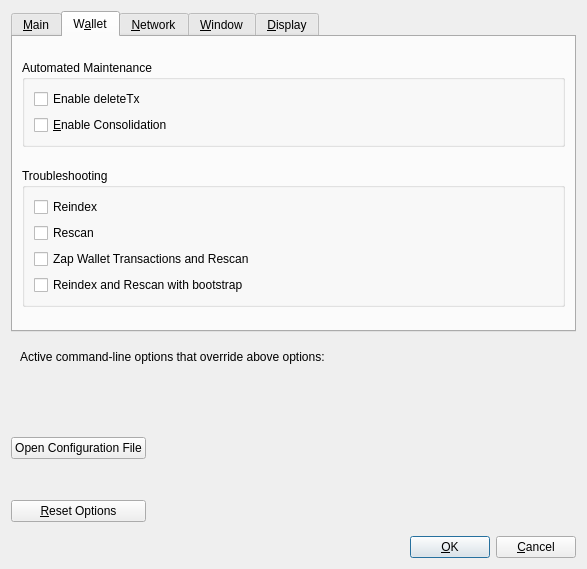
<?xml version="1.0" encoding="UTF-8"?>
<ui version="4.0">
 <class>OptionsDialog</class>
 <widget class="QDialog" name="OptionsDialog">
  <property name="geometry">
   <rect>
    <x>0</x>
    <y>0</y>
    <width>587</width>
    <height>569</height>
   </rect>
  </property>
  <property name="windowTitle">
   <string>Options</string>
  </property>
  <property name="modal">
   <bool>true</bool>
  </property>
  <layout class="QVBoxLayout" name="verticalLayout">
   <item>
    <widget class="QTabWidget" name="tabWidget">
     <property name="currentIndex">
      <number>1</number>
     </property>
     <widget class="QWidget" name="tabMain">
      <attribute name="title">
       <string>&amp;Main</string>
      </attribute>
      <layout class="QVBoxLayout" name="verticalLayout_Main">
       <item>
        <widget class="QCheckBox" name="komodoAtStartup">
         <property name="toolTip">
          <string>Automatically start %1 after logging in to the system.</string>
         </property>
         <property name="text">
          <string>&amp;Start %1 on system login</string>
         </property>
        </widget>
       </item>
       <item>
        <layout class="QHBoxLayout" name="horizontalLayout_2_Main">
         <item>
          <widget class="QLabel" name="databaseCacheLabel">
           <property name="text">
            <string>Size of &amp;database cache</string>
           </property>
           <property name="textFormat">
            <enum>Qt::PlainText</enum>
           </property>
           <property name="buddy">
            <cstring>databaseCache</cstring>
           </property>
          </widget>
         </item>
         <item>
          <widget class="QSpinBox" name="databaseCache"/>
         </item>
         <item>
          <widget class="QLabel" name="databaseCacheUnitLabel">
           <property name="text">
            <string>MB</string>
           </property>
           <property name="textFormat">
            <enum>Qt::PlainText</enum>
           </property>
          </widget>
         </item>
         <item>
          <spacer name="horizontalSpacer_2_Main">
           <property name="orientation">
            <enum>Qt::Horizontal</enum>
           </property>
           <property name="sizeHint" stdset="0">
            <size>
             <width>40</width>
             <height>20</height>
            </size>
           </property>
          </spacer>
         </item>
        </layout>
       </item>
       <item>
        <layout class="QHBoxLayout" name="horizontalLayout_3_Main">
         <item>
          <widget class="QLabel" name="threadsScriptVerifLabel">
           <property name="text">
            <string>Number of script &amp;verification threads</string>
           </property>
           <property name="textFormat">
            <enum>Qt::PlainText</enum>
           </property>
           <property name="buddy">
            <cstring>threadsScriptVerif</cstring>
           </property>
          </widget>
         </item>
         <item>
          <widget class="QSpinBox" name="threadsScriptVerif">
           <property name="toolTip">
            <string>(0 = auto, &lt;0 = leave that many cores free)</string>
           </property>
          </widget>
         </item>
         <item>
          <spacer name="horizontalSpacer_3_Main">
           <property name="orientation">
            <enum>Qt::Horizontal</enum>
           </property>
           <property name="sizeHint" stdset="0">
            <size>
             <width>40</width>
             <height>20</height>
            </size>
           </property>
          </spacer>
         </item>
        </layout>
       </item>
       <item>
        <spacer name="verticalSpacer_Main">
         <property name="orientation">
          <enum>Qt::Vertical</enum>
         </property>
         <property name="sizeHint" stdset="0">
          <size>
           <width>20</width>
           <height>40</height>
          </size>
         </property>
        </spacer>
       </item>
      </layout>
     </widget>
     <widget class="QWidget" name="tabWallet">
      <attribute name="title">
       <string>W&amp;allet</string>
      </attribute>
      <layout class="QVBoxLayout" name="verticalLayout_5">
       <item>
        <spacer name="verticalSpacer_3">
         <property name="orientation">
          <enum>Qt::Vertical</enum>
         </property>
         <property name="sizeHint" stdset="0">
          <size>
           <width>20</width>
           <height>14</height>
          </size>
         </property>
        </spacer>
       </item>
       <item>
        <widget class="QGroupBox" name="groupBox">
         <property name="title">
          <string>Automated Maintenance</string>
         </property>
         <layout class="QVBoxLayout" name="verticalLayout_2">
          <item>
           <widget class="QCheckBox" name="enableDeleteTx">
            <property name="toolTip">
             <string>Enable or Disable DeleteTx</string>
            </property>
            <property name="text">
             <string>Enable deleteTx</string>
            </property>
           </widget>
          </item>
          <item>
           <widget class="QCheckBox" name="saplingConsolidationEnabled">
            <property name="toolTip">
             <string>Enable automatic creation of consolidation transactions to reduce walle size and number of active notes.</string>
            </property>
            <property name="text">
             <string>&amp;Enable Consolidation</string>
            </property>
           </widget>
          </item>
         </layout>
        </widget>
       </item>
       <item>
        <spacer name="verticalSpacer_2">
         <property name="orientation">
          <enum>Qt::Vertical</enum>
         </property>
         <property name="sizeHint" stdset="0">
          <size>
           <width>20</width>
           <height>13</height>
          </size>
         </property>
        </spacer>
       </item>
       <item>
        <widget class="QGroupBox" name="groupBox_2">
         <property name="title">
          <string>Troubleshooting</string>
         </property>
         <layout class="QVBoxLayout" name="verticalLayout_3">
          <item>
           <widget class="QCheckBox" name="chkReindex">
            <property name="toolTip">
             <string>Reindex on restart</string>
            </property>
            <property name="text">
             <string>Reindex</string>
            </property>
           </widget>
          </item>
          <item>
           <widget class="QCheckBox" name="chkRescan">
            <property name="toolTip">
             <string>Rescan the blockchain for missing transactions.</string>
            </property>
            <property name="text">
             <string>Rescan</string>
            </property>
           </widget>
          </item>
          <item>
           <widget class="QCheckBox" name="chkZapWalletTxes">
            <property name="toolTip">
             <string>Remove all wallet transaction and rescan the blockchain for all transactions.</string>
            </property>
            <property name="text">
             <string>Zap Wallet Transactions and Rescan</string>
            </property>
           </widget>
          </item>
          <item>
           <widget class="QCheckBox" name="chkBootstrap">
            <property name="toolTip">
             <string>Reset wallet data using the downloadable bootstrap.</string>
            </property>
            <property name="text">
             <string>Reindex and Rescan with bootstrap</string>
            </property>
           </widget>
          </item>
         </layout>
        </widget>
       </item>
       <item>
        <spacer name="verticalSpacer_4">
         <property name="orientation">
          <enum>Qt::Vertical</enum>
         </property>
         <property name="sizeHint" stdset="0">
          <size>
           <width>20</width>
           <height>14</height>
          </size>
         </property>
        </spacer>
       </item>
      </layout>
     </widget>
     <widget class="QWidget" name="tabNetwork">
      <attribute name="title">
       <string>&amp;Network</string>
      </attribute>
      <layout class="QVBoxLayout" name="verticalLayout_Network">
       <item>
        <widget class="QCheckBox" name="mapPortUpnp">
         <property name="toolTip">
          <string>Automatically open the Pirate client port on the router. This only works when your router supports UPnP and it is enabled.</string>
         </property>
         <property name="text">
          <string>Map port using &amp;UPnP</string>
         </property>
        </widget>
       </item>
       <item>
        <widget class="QCheckBox" name="allowIncoming">
         <property name="toolTip">
          <string>Accept connections from outside.</string>
         </property>
         <property name="text">
          <string>Allow incomin&amp;g connections</string>
         </property>
        </widget>
       </item>
       <item>
        <widget class="QCheckBox" name="connectSocks">
         <property name="toolTip">
          <string>Connect to the Pirate network through a SOCKS5 proxy.</string>
         </property>
         <property name="text">
          <string>&amp;Connect through SOCKS5 proxy (default proxy):</string>
         </property>
        </widget>
       </item>
       <item>
        <layout class="QHBoxLayout" name="horizontalLayout_1_Network">
         <item>
          <widget class="QLabel" name="proxyIpLabel">
           <property name="text">
            <string>Proxy &amp;IP:</string>
           </property>
           <property name="textFormat">
            <enum>Qt::PlainText</enum>
           </property>
           <property name="buddy">
            <cstring>proxyIp</cstring>
           </property>
          </widget>
         </item>
         <item>
          <widget class="QValidatedLineEdit" name="proxyIp">
           <property name="minimumSize">
            <size>
             <width>140</width>
             <height>0</height>
            </size>
           </property>
           <property name="maximumSize">
            <size>
             <width>140</width>
             <height>16777215</height>
            </size>
           </property>
           <property name="toolTip">
            <string>IP address of the proxy (e.g. IPv4: 127.0.0.1 / IPv6: ::1)</string>
           </property>
          </widget>
         </item>
         <item>
          <widget class="QLabel" name="proxyPortLabel">
           <property name="text">
            <string>&amp;Port:</string>
           </property>
           <property name="textFormat">
            <enum>Qt::PlainText</enum>
           </property>
           <property name="buddy">
            <cstring>proxyPort</cstring>
           </property>
          </widget>
         </item>
         <item>
          <widget class="QLineEdit" name="proxyPort">
           <property name="minimumSize">
            <size>
             <width>55</width>
             <height>0</height>
            </size>
           </property>
           <property name="maximumSize">
            <size>
             <width>55</width>
             <height>16777215</height>
            </size>
           </property>
           <property name="toolTip">
            <string>Port of the proxy (e.g. 9050)</string>
           </property>
          </widget>
         </item>
         <item>
          <spacer name="horizontalSpacer_1_Network">
           <property name="orientation">
            <enum>Qt::Horizontal</enum>
           </property>
           <property name="sizeHint" stdset="0">
            <size>
             <width>40</width>
             <height>20</height>
            </size>
           </property>
          </spacer>
         </item>
        </layout>
       </item>
       <item>
        <layout class="QHBoxLayout" name="horizontalLayout_2_Network">
         <item>
          <widget class="QLabel" name="proxyActiveNets">
           <property name="text">
            <string>Used for reaching peers via:</string>
           </property>
           <property name="textFormat">
            <enum>Qt::PlainText</enum>
           </property>
          </widget>
         </item>
         <item>
          <widget class="QCheckBox" name="proxyReachIPv4">
           <property name="enabled">
            <bool>false</bool>
           </property>
           <property name="toolTip">
            <string>Shows if the supplied default SOCKS5 proxy is used to reach peers via this network type.</string>
           </property>
           <property name="text">
            <string/>
           </property>
          </widget>
         </item>
         <item>
          <widget class="QLabel" name="proxyReachIPv4Label">
           <property name="text">
            <string>IPv4</string>
           </property>
           <property name="textFormat">
            <enum>Qt::PlainText</enum>
           </property>
          </widget>
         </item>
         <item>
          <widget class="QCheckBox" name="proxyReachIPv6">
           <property name="enabled">
            <bool>false</bool>
           </property>
           <property name="toolTip">
            <string>Shows if the supplied default SOCKS5 proxy is used to reach peers via this network type.</string>
           </property>
           <property name="text">
            <string/>
           </property>
          </widget>
         </item>
         <item>
          <widget class="QLabel" name="proxyReachIPv6Label">
           <property name="text">
            <string>IPv6</string>
           </property>
           <property name="textFormat">
            <enum>Qt::PlainText</enum>
           </property>
          </widget>
         </item>
         <item>
          <widget class="QCheckBox" name="proxyReachTor">
           <property name="enabled">
            <bool>false</bool>
           </property>
           <property name="toolTip">
            <string>Shows if the supplied default SOCKS5 proxy is used to reach peers via this network type.</string>
           </property>
           <property name="text">
            <string/>
           </property>
          </widget>
         </item>
         <item>
          <widget class="QLabel" name="proxyReachTorLabel">
           <property name="text">
            <string>Tor</string>
           </property>
           <property name="textFormat">
            <enum>Qt::PlainText</enum>
           </property>
          </widget>
         </item>
         <item>
          <spacer name="horizontalSpacer_2_Network">
           <property name="orientation">
            <enum>Qt::Horizontal</enum>
           </property>
           <property name="sizeHint" stdset="0">
            <size>
             <width>40</width>
             <height>20</height>
            </size>
           </property>
          </spacer>
         </item>
        </layout>
       </item>
       <item>
        <widget class="QCheckBox" name="connectSocksTor">
         <property name="toolTip">
          <string>Connect to the Pirate network through a separate SOCKS5 proxy for Tor hidden services.</string>
         </property>
         <property name="text">
          <string>Use separate SOCKS&amp;5 proxy to reach peers via Tor hidden services:</string>
         </property>
        </widget>
       </item>
       <item>
        <layout class="QHBoxLayout" name="horizontalLayout_3_Network">
         <item>
          <widget class="QLabel" name="proxyIpTorLabel">
           <property name="text">
            <string>Proxy &amp;IP:</string>
           </property>
           <property name="textFormat">
            <enum>Qt::PlainText</enum>
           </property>
           <property name="buddy">
            <cstring>proxyIpTor</cstring>
           </property>
          </widget>
         </item>
         <item>
          <widget class="QValidatedLineEdit" name="proxyIpTor">
           <property name="minimumSize">
            <size>
             <width>140</width>
             <height>0</height>
            </size>
           </property>
           <property name="maximumSize">
            <size>
             <width>140</width>
             <height>16777215</height>
            </size>
           </property>
           <property name="toolTip">
            <string>IP address of the proxy (e.g. IPv4: 127.0.0.1 / IPv6: ::1)</string>
           </property>
          </widget>
         </item>
         <item>
          <widget class="QLabel" name="proxyPortTorLabel">
           <property name="text">
            <string>&amp;Port:</string>
           </property>
           <property name="textFormat">
            <enum>Qt::PlainText</enum>
           </property>
           <property name="buddy">
            <cstring>proxyPortTor</cstring>
           </property>
          </widget>
         </item>
         <item>
          <widget class="QLineEdit" name="proxyPortTor">
           <property name="minimumSize">
            <size>
             <width>55</width>
             <height>0</height>
            </size>
           </property>
           <property name="maximumSize">
            <size>
             <width>55</width>
             <height>16777215</height>
            </size>
           </property>
           <property name="toolTip">
            <string>Port of the proxy (e.g. 9050)</string>
           </property>
          </widget>
         </item>
         <item>
          <spacer name="horizontalSpacer_4_Network">
           <property name="orientation">
            <enum>Qt::Horizontal</enum>
           </property>
           <property name="sizeHint" stdset="0">
            <size>
             <width>40</width>
             <height>20</height>
            </size>
           </property>
          </spacer>
         </item>
        </layout>
       </item>
       <item>
        <spacer name="verticalSpacer_Network">
         <property name="orientation">
          <enum>Qt::Vertical</enum>
         </property>
         <property name="sizeHint" stdset="0">
          <size>
           <width>20</width>
           <height>40</height>
          </size>
         </property>
        </spacer>
       </item>
      </layout>
     </widget>
     <widget class="QWidget" name="tabWindow">
      <attribute name="title">
       <string>&amp;Window</string>
      </attribute>
      <layout class="QVBoxLayout" name="verticalLayout_Window">
       <item>
        <widget class="QCheckBox" name="hideTrayIcon">
         <property name="toolTip">
          <string>Hide the icon from the system tray.</string>
         </property>
         <property name="text">
          <string>&amp;Hide tray icon</string>
         </property>
        </widget>
       </item>
       <item>
        <widget class="QCheckBox" name="minimizeToTray">
         <property name="toolTip">
          <string>Show only a tray icon after minimizing the window.</string>
         </property>
         <property name="text">
          <string>&amp;Minimize to the tray instead of the taskbar</string>
         </property>
        </widget>
       </item>
       <item>
        <widget class="QCheckBox" name="minimizeOnClose">
         <property name="toolTip">
          <string>Minimize instead of exit the application when the window is closed. When this option is enabled, the application will be closed only after selecting Exit in the menu.</string>
         </property>
         <property name="text">
          <string>M&amp;inimize on close</string>
         </property>
        </widget>
       </item>
       <item>
        <spacer name="verticalSpacer_Window">
         <property name="orientation">
          <enum>Qt::Vertical</enum>
         </property>
         <property name="sizeHint" stdset="0">
          <size>
           <width>20</width>
           <height>40</height>
          </size>
         </property>
        </spacer>
       </item>
      </layout>
     </widget>
     <widget class="QWidget" name="tabDisplay">
      <attribute name="title">
       <string>&amp;Display</string>
      </attribute>
      <layout class="QVBoxLayout" name="verticalLayout_Display">
       <item>
        <layout class="QHBoxLayout" name="horizontalLayout_1_Display">
         <item>
          <widget class="QLabel" name="langLabel">
           <property name="text">
            <string>User Interface &amp;language:</string>
           </property>
           <property name="textFormat">
            <enum>Qt::PlainText</enum>
           </property>
           <property name="buddy">
            <cstring>lang</cstring>
           </property>
          </widget>
         </item>
         <item>
          <widget class="QValueComboBox" name="lang">
           <property name="toolTip">
            <string>The user interface language can be set here. This setting will take effect after restarting %1.</string>
           </property>
          </widget>
         </item>
        </layout>
       </item>
       <item>
        <layout class="QHBoxLayout" name="horizontalLayout_2_Display">
         <item>
          <widget class="QLabel" name="unitLabel">
           <property name="text">
            <string>&amp;Unit to show amounts in:</string>
           </property>
           <property name="textFormat">
            <enum>Qt::PlainText</enum>
           </property>
           <property name="buddy">
            <cstring>unit</cstring>
           </property>
          </widget>
         </item>
         <item>
          <widget class="QValueComboBox" name="unit">
           <property name="toolTip">
            <string>Choose the default subdivision unit to show in the interface and when sending coins.</string>
           </property>
          </widget>
         </item>
        </layout>
       </item>
       <item>
        <layout class="QHBoxLayout" name="horizontalLayout_3_Display">
         <item>
          <widget class="QLabel" name="thirdPartyTxUrlsLabel">
           <property name="toolTip">
            <string>Third party URLs (e.g. a block explorer) that appear in the transactions tab as context menu items. %s in the URL is replaced by transaction hash. Multiple URLs are separated by vertical bar |.</string>
           </property>
           <property name="text">
            <string>&amp;Third party transaction URLs</string>
           </property>
           <property name="buddy">
            <cstring>thirdPartyTxUrls</cstring>
           </property>
          </widget>
         </item>
         <item>
          <widget class="QLineEdit" name="thirdPartyTxUrls">
           <property name="toolTip">
            <string>Third party URLs (e.g. a block explorer) that appear in the transactions tab as context menu items. %s in the URL is replaced by transaction hash. Multiple URLs are separated by vertical bar |.</string>
           </property>
          </widget>
         </item>
        </layout>
       </item>
       <item>
        <spacer name="verticalSpacer_Display">
         <property name="orientation">
          <enum>Qt::Vertical</enum>
         </property>
         <property name="sizeHint" stdset="0">
          <size>
           <width>20</width>
           <height>40</height>
          </size>
         </property>
        </spacer>
       </item>
      </layout>
     </widget>
    </widget>
   </item>
   <item>
    <widget class="QFrame" name="frame">
     <layout class="QVBoxLayout" name="verticalLayout_Bottom">
      <item>
       <layout class="QHBoxLayout" name="horizontalLayout_Bottom">
        <item>
         <widget class="QLabel" name="overriddenByCommandLineInfoLabel">
          <property name="text">
           <string>Active command-line options that override above options:</string>
          </property>
          <property name="textFormat">
           <enum>Qt::PlainText</enum>
          </property>
         </widget>
        </item>
        <item>
         <spacer name="horizontalSpacer_Bottom">
          <property name="orientation">
           <enum>Qt::Horizontal</enum>
          </property>
          <property name="sizeHint" stdset="0">
           <size>
            <width>40</width>
            <height>20</height>
           </size>
          </property>
         </spacer>
        </item>
       </layout>
      </item>
      <item>
       <widget class="QLabel" name="overriddenByCommandLineLabel">
        <property name="text">
         <string/>
        </property>
        <property name="textFormat">
         <enum>Qt::PlainText</enum>
        </property>
        <property name="wordWrap">
         <bool>true</bool>
        </property>
       </widget>
      </item>
     </layout>
    </widget>
   </item>
   <item>
    <layout class="QHBoxLayout" name="horizontalLayout_Buttons">
     <item>
      <layout class="QVBoxLayout" name="verticalLayout_Buttons">
       <item>
        <widget class="QPushButton" name="openKomodoConfButton">
         <property name="toolTip">
          <string>Open the %1 configuration file from the working directory.</string>
         </property>
         <property name="text">
          <string>Open Configuration File</string>
         </property>
         <property name="autoDefault">
          <bool>false</bool>
         </property>
        </widget>
       </item>
       <item>
        <widget class="QPushButton" name="resetButton">
         <property name="toolTip">
          <string>Reset all client options to default.</string>
         </property>
         <property name="text">
          <string>&amp;Reset Options</string>
         </property>
         <property name="autoDefault">
          <bool>false</bool>
         </property>
        </widget>
       </item>
      </layout>
     </item>
     <item>
      <spacer name="horizontalSpacer_1">
       <property name="orientation">
        <enum>Qt::Horizontal</enum>
       </property>
       <property name="sizeHint" stdset="0">
        <size>
         <width>40</width>
         <height>48</height>
        </size>
       </property>
      </spacer>
     </item>
     <item>
      <widget class="QLabel" name="statusLabel">
       <property name="minimumSize">
        <size>
         <width>200</width>
         <height>0</height>
        </size>
       </property>
       <property name="font">
        <font>
         <weight>75</weight>
         <bold>true</bold>
        </font>
       </property>
       <property name="text">
        <string/>
       </property>
       <property name="textFormat">
        <enum>Qt::PlainText</enum>
       </property>
       <property name="wordWrap">
        <bool>true</bool>
       </property>
      </widget>
     </item>
     <item>
      <spacer name="horizontalSpacer_2">
       <property name="orientation">
        <enum>Qt::Horizontal</enum>
       </property>
       <property name="sizeHint" stdset="0">
        <size>
         <width>40</width>
         <height>48</height>
        </size>
       </property>
      </spacer>
     </item>
     <item>
      <layout class="QVBoxLayout" name="verticalLayout_4">
       <item>
        <spacer name="verticalSpacer">
         <property name="orientation">
          <enum>Qt::Vertical</enum>
         </property>
         <property name="sizeHint" stdset="0">
          <size>
           <width>20</width>
           <height>40</height>
          </size>
         </property>
        </spacer>
       </item>
       <item>
        <layout class="QHBoxLayout" name="horizontalLayout">
         <item>
          <widget class="QPushButton" name="okButton">
           <property name="text">
            <string>&amp;OK</string>
           </property>
           <property name="autoDefault">
            <bool>false</bool>
           </property>
           <property name="default">
            <bool>true</bool>
           </property>
          </widget>
         </item>
         <item>
          <widget class="QPushButton" name="cancelButton">
           <property name="text">
            <string>&amp;Cancel</string>
           </property>
           <property name="autoDefault">
            <bool>false</bool>
           </property>
          </widget>
         </item>
        </layout>
       </item>
      </layout>
     </item>
    </layout>
   </item>
  </layout>
 </widget>
 <customwidgets>
  <customwidget>
   <class>QValidatedLineEdit</class>
   <extends>QLineEdit</extends>
   <header>qvalidatedlineedit.h</header>
  </customwidget>
  <customwidget>
   <class>QValueComboBox</class>
   <extends>QComboBox</extends>
   <header>qvaluecombobox.h</header>
  </customwidget>
 </customwidgets>
 <resources/>
 <connections/>
</ui>
